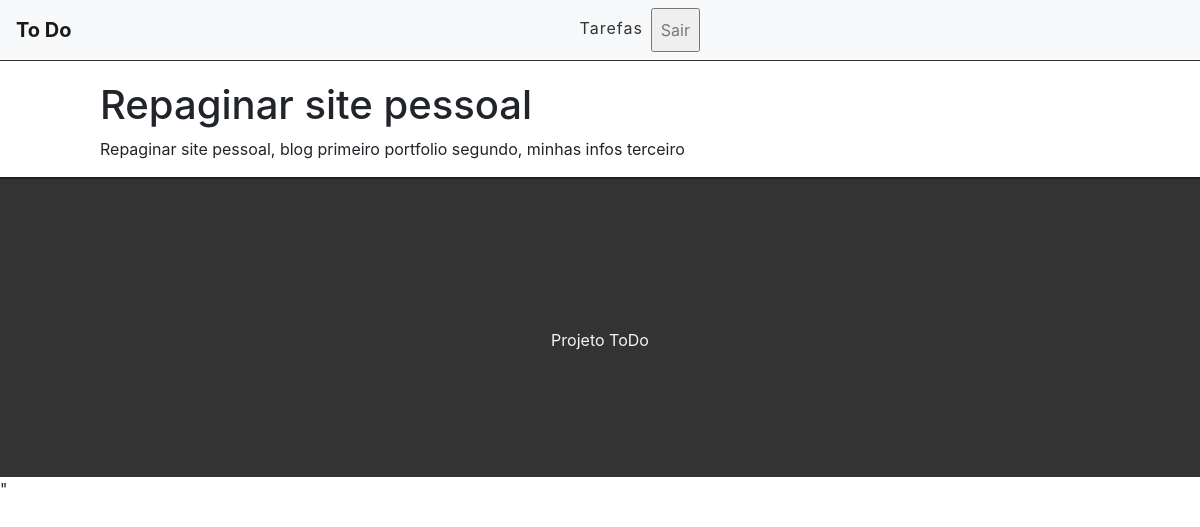
Page /task/6 (signed in) on the committed database.
### tasks/models.py (models this page shows, shortened)
class Task(models.Model):
    STATUS = (
        ('doing', 'doing'),
        ('done', 'done')
    )
    STATUS_PRIOR = (
        (1,'Alta'),
        (2,'Média'),
        (3,'Baixa')
    )
    title = models.CharField(max_length=100)
    description = models.TextField()
    user = models.ForeignKey(get_user_model(), on_delete=models.CASCADE)
    priority = models.IntegerField(max_length=1, choices=STATUS_PRIOR, blank=False,  null=False)
    done = models.CharField(
        max_length=5,
        choices=STATUS
    )
    deadline = models.DateTimeField(auto_now=True)
    created_at = models.DateTimeField(auto_now_add=True)
    updated_at = models.DateTimeField(auto_now=True)

### tasks/views.py (the view)
# urls.py: path('task/<int:id>', views.viewTask),
@login_required()
def viewTask(request, id):
    task = get_object_or_404(Task, pk=id)
    if task.user != request.user:
        return redirect('/')
    return render(request, 'tasks/task.html', {'task': task})

### tasks/templates/tasks/task.html (shortened to what this page needs)
{% extends 'base.html' %}
{% block conteudo %}
<div class="offset-1 col-10 list-div">
    <h1>{{task.title}}</h1>
    <p>{{task.description}}</p>
</div>
{% endblock %}

### tasks/static/css/styles.css (style rules this page uses)
.list-div { padding: 0; }

### rows in the picture
Task: title "Repaginar site pessoal", description "Repaginar site pessoal, blog primeiro portfolio segundo, minhas infos terceiro"
